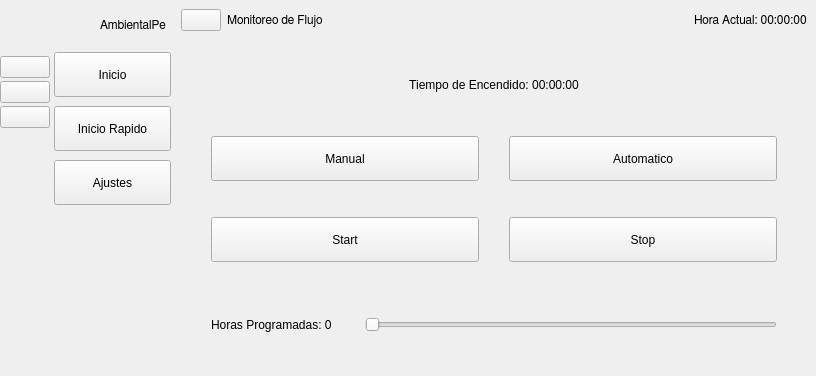
<?xml version="1.0" encoding="UTF-8"?>
<ui version="4.0">
 <class>MainWindow</class>
 <widget class="QMainWindow" name="MainWindow">
  <property name="geometry">
   <rect>
    <x>0</x>
    <y>0</y>
    <width>816</width>
    <height>376</height>
   </rect>
  </property>
  <property name="windowTitle">
   <string>MainWindow</string>
  </property>
  <widget class="QWidget" name="centralwidget">
   <layout class="QGridLayout" name="gridLayout">
    <property name="leftMargin">
     <number>0</number>
    </property>
    <property name="topMargin">
     <number>0</number>
    </property>
    <property name="rightMargin">
     <number>0</number>
    </property>
    <property name="bottomMargin">
     <number>0</number>
    </property>
    <property name="horizontalSpacing">
     <number>0</number>
    </property>
    <item row="0" column="1">
     <widget class="QWidget" name="full_menu_widget" native="true">
      <layout class="QVBoxLayout" name="verticalLayout_4">
       <property name="spacing">
        <number>12</number>
       </property>
       <property name="leftMargin">
        <number>0</number>
       </property>
       <property name="topMargin">
        <number>6</number>
       </property>
       <property name="rightMargin">
        <number>0</number>
       </property>
       <property name="bottomMargin">
        <number>0</number>
       </property>
       <item>
        <layout class="QHBoxLayout" name="horizontalLayout_2">
         <property name="leftMargin">
          <number>4</number>
         </property>
         <property name="topMargin">
          <number>4</number>
         </property>
         <property name="rightMargin">
          <number>4</number>
         </property>
         <item>
          <widget class="QLabel" name="logo_label_2">
           <property name="minimumSize">
            <size>
             <width>30</width>
             <height>30</height>
            </size>
           </property>
           <property name="maximumSize">
            <size>
             <width>30</width>
             <height>30</height>
            </size>
           </property>
           <property name="text">
            <string/>
           </property>
           <property name="pixmap">
            <pixmap resource="resorce.qrc">:/icon/icons/ambiental.png</pixmap>
           </property>
           <property name="scaledContents">
            <bool>true</bool>
           </property>
          </widget>
         </item>
         <item>
          <widget class="QLabel" name="logo_label_3">
           <property name="font">
            <font>
             <family>FreeSans</family>
            </font>
           </property>
           <property name="text">
            <string>AmbientalPe</string>
           </property>
          </widget>
         </item>
         <item>
          <spacer name="horizontalSpacer">
           <property name="orientation">
            <enum>Qt::Horizontal</enum>
           </property>
           <property name="sizeType">
            <enum>QSizePolicy::Minimum</enum>
           </property>
           <property name="sizeHint" stdset="0">
            <size>
             <width>0</width>
             <height>0</height>
            </size>
           </property>
          </spacer>
         </item>
        </layout>
       </item>
       <item>
        <layout class="QVBoxLayout" name="verticalLayout_2">
         <property name="spacing">
          <number>9</number>
         </property>
         <item>
          <widget class="QPushButton" name="inicio">
           <property name="minimumSize">
            <size>
             <width>0</width>
             <height>45</height>
            </size>
           </property>
           <property name="maximumSize">
            <size>
             <width>16777215</width>
             <height>45</height>
            </size>
           </property>
           <property name="text">
            <string>Inicio</string>
           </property>
           <property name="icon">
            <iconset resource="resorce.qrc">
             <normaloff>:/icon/icons/home-4-32.ico</normaloff>
             <normalon>:/icon/icons/home-4-48.ico</normalon>:/icon/icons/home-4-32.ico</iconset>
           </property>
           <property name="iconSize">
            <size>
             <width>18</width>
             <height>18</height>
            </size>
           </property>
           <property name="checkable">
            <bool>true</bool>
           </property>
           <property name="autoExclusive">
            <bool>true</bool>
           </property>
          </widget>
         </item>
         <item>
          <widget class="QPushButton" name="calibrar">
           <property name="minimumSize">
            <size>
             <width>0</width>
             <height>45</height>
            </size>
           </property>
           <property name="maximumSize">
            <size>
             <width>16777215</width>
             <height>45</height>
            </size>
           </property>
           <property name="text">
            <string>Inicio Rapido</string>
           </property>
           <property name="icon">
            <iconset resource="resorce.qrc">
             <normaloff>:/icon/icons/dashboard-5-32.ico</normaloff>
             <normalon>:/icon/icons/dashboard-5-48.ico</normalon>:/icon/icons/dashboard-5-32.ico</iconset>
           </property>
           <property name="iconSize">
            <size>
             <width>18</width>
             <height>18</height>
            </size>
           </property>
           <property name="checkable">
            <bool>true</bool>
           </property>
           <property name="autoExclusive">
            <bool>true</bool>
           </property>
          </widget>
         </item>
         <item>
          <widget class="QPushButton" name="configurar">
           <property name="minimumSize">
            <size>
             <width>0</width>
             <height>45</height>
            </size>
           </property>
           <property name="maximumSize">
            <size>
             <width>16777215</width>
             <height>45</height>
            </size>
           </property>
           <property name="text">
            <string>Ajustes</string>
           </property>
           <property name="icon">
            <iconset resource="resorce.qrc">
             <normaloff>:/icon/icons/activity-feed-32.ico</normaloff>
             <disabledoff>:/icon/icons/activity-feed-48.ico</disabledoff>:/icon/icons/activity-feed-32.ico</iconset>
           </property>
           <property name="iconSize">
            <size>
             <width>18</width>
             <height>18</height>
            </size>
           </property>
           <property name="checkable">
            <bool>true</bool>
           </property>
           <property name="autoExclusive">
            <bool>true</bool>
           </property>
          </widget>
         </item>
        </layout>
       </item>
       <item>
        <spacer name="verticalSpacer_2">
         <property name="orientation">
          <enum>Qt::Vertical</enum>
         </property>
         <property name="sizeHint" stdset="0">
          <size>
           <width>20</width>
           <height>179</height>
          </size>
         </property>
        </spacer>
       </item>
      </layout>
     </widget>
    </item>
    <item row="0" column="2">
     <widget class="QWidget" name="widget_3" native="true">
      <layout class="QVBoxLayout" name="verticalLayout_5">
       <property name="leftMargin">
        <number>1</number>
       </property>
       <property name="topMargin">
        <number>0</number>
       </property>
       <property name="rightMargin">
        <number>0</number>
       </property>
       <property name="bottomMargin">
        <number>0</number>
       </property>
       <item>
        <widget class="QWidget" name="widget_4" native="true">
         <layout class="QHBoxLayout" name="horizontalLayout_3">
          <item>
           <widget class="QPushButton" name="home_btn">
            <property name="text">
             <string/>
            </property>
            <property name="icon">
             <iconset resource="resorce.qrc">
              <normaloff>:/icon/icons/menuicon.png</normaloff>:/icon/icons/menuicon.png</iconset>
            </property>
            <property name="iconSize">
             <size>
              <width>32</width>
              <height>32</height>
             </size>
            </property>
            <property name="checkable">
             <bool>true</bool>
            </property>
           </widget>
          </item>
          <item>
           <widget class="QLabel" name="label_2">
            <property name="font">
             <font>
              <family>FreeSans</family>
             </font>
            </property>
            <property name="text">
             <string>Monitoreo de Flujo</string>
            </property>
           </widget>
          </item>
          <item>
           <spacer name="horizontalSpacer_3">
            <property name="orientation">
             <enum>Qt::Horizontal</enum>
            </property>
            <property name="sizeHint" stdset="0">
             <size>
              <width>326</width>
              <height>17</height>
             </size>
            </property>
           </spacer>
          </item>
          <item>
           <widget class="QLabel" name="hora_actual">
            <property name="font">
             <font>
              <family>FreeSans</family>
              <weight>50</weight>
              <italic>false</italic>
              <bold>false</bold>
             </font>
            </property>
            <property name="text">
             <string>Hora Actual: 00:00:00</string>
            </property>
           </widget>
          </item>
         </layout>
        </widget>
       </item>
       <item>
        <widget class="QStackedWidget" name="stackedWidget">
         <property name="sizePolicy">
          <sizepolicy hsizetype="Minimum" vsizetype="Preferred">
           <horstretch>0</horstretch>
           <verstretch>0</verstretch>
          </sizepolicy>
         </property>
         <property name="currentIndex">
          <number>1</number>
         </property>
         <widget class="QWidget" name="page">
          <layout class="QGridLayout" name="gridLayout_2">
           <item row="4" column="0">
            <spacer name="verticalSpacer_4">
             <property name="orientation">
              <enum>Qt::Vertical</enum>
             </property>
             <property name="sizeHint" stdset="0">
              <size>
               <width>20</width>
               <height>71</height>
              </size>
             </property>
            </spacer>
           </item>
           <item row="1" column="0">
            <widget class="QLabel" name="labelsensores">
             <property name="font">
              <font>
               <weight>75</weight>
               <italic>true</italic>
               <bold>true</bold>
              </font>
             </property>
             <property name="text">
              <string>SENSORES AMBIENTALES</string>
             </property>
             <property name="alignment">
              <set>Qt::AlignCenter</set>
             </property>
            </widget>
           </item>
           <item row="0" column="0">
            <spacer name="verticalSpacer_3">
             <property name="orientation">
              <enum>Qt::Vertical</enum>
             </property>
             <property name="sizeType">
              <enum>QSizePolicy::Maximum</enum>
             </property>
             <property name="sizeHint" stdset="0">
              <size>
               <width>20</width>
               <height>71</height>
              </size>
             </property>
            </spacer>
           </item>
           <item row="3" column="0">
            <layout class="QHBoxLayout" name="horizontalLayout_10">
             <item>
              <layout class="QVBoxLayout" name="verticalLayout_6">
               <item>
                <layout class="QHBoxLayout" name="horizontalLayout_5">
                 <item>
                  <spacer name="horizontalSpacer_4">
                   <property name="orientation">
                    <enum>Qt::Horizontal</enum>
                   </property>
                   <property name="sizeHint" stdset="0">
                    <size>
                     <width>40</width>
                     <height>20</height>
                    </size>
                   </property>
                  </spacer>
                 </item>
                 <item>
                  <widget class="QLabel" name="label_6">
                   <property name="minimumSize">
                    <size>
                     <width>100</width>
                     <height>100</height>
                    </size>
                   </property>
                   <property name="maximumSize">
                    <size>
                     <width>100</width>
                     <height>100</height>
                    </size>
                   </property>
                   <property name="styleSheet">
                    <string notr="true"/>
                   </property>
                   <property name="text">
                    <string/>
                   </property>
                   <property name="pixmap">
                    <pixmap resource="resorce.qrc">:/icon/icons/tempe.png</pixmap>
                   </property>
                   <property name="scaledContents">
                    <bool>true</bool>
                   </property>
                   <property name="alignment">
                    <set>Qt::AlignCenter</set>
                   </property>
                  </widget>
                 </item>
                 <item>
                  <spacer name="horizontalSpacer_2">
                   <property name="orientation">
                    <enum>Qt::Horizontal</enum>
                   </property>
                   <property name="sizeHint" stdset="0">
                    <size>
                     <width>40</width>
                     <height>20</height>
                    </size>
                   </property>
                  </spacer>
                 </item>
                </layout>
               </item>
               <item>
                <widget class="QLabel" name="temperatura">
                 <property name="font">
                  <font>
                   <family>FreeSans</family>
                   <pointsize>16</pointsize>
                   <weight>50</weight>
                   <italic>false</italic>
                   <bold>false</bold>
                  </font>
                 </property>
                 <property name="text">
                  <string>Temperatura: 25° C</string>
                 </property>
                 <property name="alignment">
                  <set>Qt::AlignCenter</set>
                 </property>
                </widget>
               </item>
              </layout>
             </item>
             <item>
              <layout class="QVBoxLayout" name="verticalLayout_7">
               <item>
                <layout class="QHBoxLayout" name="horizontalLayout_6">
                 <item>
                  <spacer name="horizontalSpacer_5">
                   <property name="orientation">
                    <enum>Qt::Horizontal</enum>
                   </property>
                   <property name="sizeHint" stdset="0">
                    <size>
                     <width>40</width>
                     <height>20</height>
                    </size>
                   </property>
                  </spacer>
                 </item>
                 <item>
                  <widget class="QLabel" name="label_8">
                   <property name="minimumSize">
                    <size>
                     <width>100</width>
                     <height>100</height>
                    </size>
                   </property>
                   <property name="maximumSize">
                    <size>
                     <width>100</width>
                     <height>100</height>
                    </size>
                   </property>
                   <property name="styleSheet">
                    <string notr="true"/>
                   </property>
                   <property name="text">
                    <string/>
                   </property>
                   <property name="pixmap">
                    <pixmap resource="resorce.qrc">:/icon/icons/humidity.png</pixmap>
                   </property>
                   <property name="scaledContents">
                    <bool>true</bool>
                   </property>
                   <property name="alignment">
                    <set>Qt::AlignCenter</set>
                   </property>
                  </widget>
                 </item>
                 <item>
                  <spacer name="horizontalSpacer_6">
                   <property name="orientation">
                    <enum>Qt::Horizontal</enum>
                   </property>
                   <property name="sizeHint" stdset="0">
                    <size>
                     <width>40</width>
                     <height>20</height>
                    </size>
                   </property>
                  </spacer>
                 </item>
                </layout>
               </item>
               <item>
                <widget class="QLabel" name="humedad">
                 <property name="font">
                  <font>
                   <family>FreeSans</family>
                   <pointsize>16</pointsize>
                   <weight>50</weight>
                   <italic>false</italic>
                   <bold>false</bold>
                  </font>
                 </property>
                 <property name="text">
                  <string>Humedad: 55%</string>
                 </property>
                 <property name="alignment">
                  <set>Qt::AlignCenter</set>
                 </property>
                </widget>
               </item>
              </layout>
             </item>
             <item>
              <layout class="QVBoxLayout" name="verticalLayout_8">
               <item>
                <layout class="QHBoxLayout" name="horizontalLayout_7">
                 <item>
                  <spacer name="horizontalSpacer_7">
                   <property name="orientation">
                    <enum>Qt::Horizontal</enum>
                   </property>
                   <property name="sizeHint" stdset="0">
                    <size>
                     <width>40</width>
                     <height>20</height>
                    </size>
                   </property>
                  </spacer>
                 </item>
                 <item>
                  <widget class="QLabel" name="label_9">
                   <property name="minimumSize">
                    <size>
                     <width>100</width>
                     <height>100</height>
                    </size>
                   </property>
                   <property name="maximumSize">
                    <size>
                     <width>100</width>
                     <height>100</height>
                    </size>
                   </property>
                   <property name="styleSheet">
                    <string notr="true"/>
                   </property>
                   <property name="text">
                    <string/>
                   </property>
                   <property name="pixmap">
                    <pixmap resource="resorce.qrc">:/icon/icons/flow1.png</pixmap>
                   </property>
                   <property name="scaledContents">
                    <bool>true</bool>
                   </property>
                   <property name="alignment">
                    <set>Qt::AlignCenter</set>
                   </property>
                  </widget>
                 </item>
                 <item>
                  <spacer name="horizontalSpacer_8">
                   <property name="orientation">
                    <enum>Qt::Horizontal</enum>
                   </property>
                   <property name="sizeHint" stdset="0">
                    <size>
                     <width>40</width>
                     <height>20</height>
                    </size>
                   </property>
                  </spacer>
                 </item>
                </layout>
               </item>
               <item>
                <widget class="QLabel" name="flujo">
                 <property name="font">
                  <font>
                   <family>FreeSans</family>
                   <pointsize>16</pointsize>
                   <weight>50</weight>
                   <italic>false</italic>
                   <bold>false</bold>
                  </font>
                 </property>
                 <property name="text">
                  <string>Flujo: 17 l/min</string>
                 </property>
                 <property name="alignment">
                  <set>Qt::AlignCenter</set>
                 </property>
                </widget>
               </item>
              </layout>
             </item>
            </layout>
           </item>
           <item row="2" column="0">
            <spacer name="verticalSpacer_5">
             <property name="orientation">
              <enum>Qt::Vertical</enum>
             </property>
             <property name="sizeType">
              <enum>QSizePolicy::Maximum</enum>
             </property>
             <property name="sizeHint" stdset="0">
              <size>
               <width>20</width>
               <height>40</height>
              </size>
             </property>
            </spacer>
           </item>
          </layout>
         </widget>
         <widget class="QWidget" name="page_2">
          <layout class="QGridLayout" name="gridLayout_3">
           <item row="0" column="0">
            <widget class="QLabel" name="hora">
             <property name="minimumSize">
              <size>
               <width>0</width>
               <height>0</height>
              </size>
             </property>
             <property name="maximumSize">
              <size>
               <width>16777215</width>
               <height>60</height>
              </size>
             </property>
             <property name="text">
              <string>Tiempo de Encendido: 00:00:00</string>
             </property>
             <property name="alignment">
              <set>Qt::AlignCenter</set>
             </property>
            </widget>
           </item>
           <item row="1" column="0">
            <layout class="QHBoxLayout" name="horizontalLayout_4">
             <property name="spacing">
              <number>30</number>
             </property>
             <property name="leftMargin">
              <number>30</number>
             </property>
             <property name="topMargin">
              <number>15</number>
             </property>
             <property name="rightMargin">
              <number>30</number>
             </property>
             <property name="bottomMargin">
              <number>15</number>
             </property>
             <item>
              <widget class="QPushButton" name="manual">
               <property name="minimumSize">
                <size>
                 <width>0</width>
                 <height>45</height>
                </size>
               </property>
               <property name="maximumSize">
                <size>
                 <width>16777215</width>
                 <height>45</height>
                </size>
               </property>
               <property name="text">
                <string>Manual</string>
               </property>
              </widget>
             </item>
             <item>
              <widget class="QPushButton" name="automatico">
               <property name="minimumSize">
                <size>
                 <width>0</width>
                 <height>45</height>
                </size>
               </property>
               <property name="maximumSize">
                <size>
                 <width>16777215</width>
                 <height>45</height>
                </size>
               </property>
               <property name="text">
                <string>Automatico</string>
               </property>
              </widget>
             </item>
            </layout>
           </item>
           <item row="2" column="0">
            <layout class="QHBoxLayout" name="horizontalLayout_8">
             <property name="spacing">
              <number>30</number>
             </property>
             <property name="leftMargin">
              <number>30</number>
             </property>
             <property name="topMargin">
              <number>15</number>
             </property>
             <property name="rightMargin">
              <number>30</number>
             </property>
             <property name="bottomMargin">
              <number>15</number>
             </property>
             <item>
              <widget class="QPushButton" name="start">
               <property name="minimumSize">
                <size>
                 <width>0</width>
                 <height>45</height>
                </size>
               </property>
               <property name="maximumSize">
                <size>
                 <width>16777215</width>
                 <height>45</height>
                </size>
               </property>
               <property name="text">
                <string>Start</string>
               </property>
              </widget>
             </item>
             <item>
              <widget class="QPushButton" name="stop">
               <property name="minimumSize">
                <size>
                 <width>0</width>
                 <height>45</height>
                </size>
               </property>
               <property name="maximumSize">
                <size>
                 <width>16777215</width>
                 <height>45</height>
                </size>
               </property>
               <property name="text">
                <string>Stop</string>
               </property>
              </widget>
             </item>
            </layout>
           </item>
           <item row="3" column="0">
            <layout class="QHBoxLayout" name="horizontalLayout_9">
             <property name="spacing">
              <number>30</number>
             </property>
             <property name="leftMargin">
              <number>30</number>
             </property>
             <property name="topMargin">
              <number>15</number>
             </property>
             <property name="rightMargin">
              <number>30</number>
             </property>
             <property name="bottomMargin">
              <number>15</number>
             </property>
             <item>
              <widget class="QLabel" name="timer">
               <property name="enabled">
                <bool>true</bool>
               </property>
               <property name="text">
                <string>Horas Programadas: 0 </string>
               </property>
              </widget>
             </item>
             <item>
              <widget class="QSlider" name="timeslider">
               <property name="minimumSize">
                <size>
                 <width>0</width>
                 <height>0</height>
                </size>
               </property>
               <property name="maximumSize">
                <size>
                 <width>16777215</width>
                 <height>1111111</height>
                </size>
               </property>
               <property name="maximum">
                <number>24</number>
               </property>
               <property name="orientation">
                <enum>Qt::Horizontal</enum>
               </property>
              </widget>
             </item>
            </layout>
           </item>
          </layout>
         </widget>
         <widget class="QWidget" name="page_3">
          <layout class="QGridLayout" name="gridLayout_4"/>
         </widget>
        </widget>
       </item>
      </layout>
     </widget>
    </item>
    <item row="0" column="0">
     <widget class="QWidget" name="icon_only_widget" native="true">
      <layout class="QVBoxLayout" name="verticalLayout_3">
       <property name="spacing">
        <number>15</number>
       </property>
       <property name="leftMargin">
        <number>0</number>
       </property>
       <property name="topMargin">
        <number>6</number>
       </property>
       <property name="rightMargin">
        <number>4</number>
       </property>
       <property name="bottomMargin">
        <number>0</number>
       </property>
       <item>
        <layout class="QHBoxLayout" name="horizontalLayout">
         <item>
          <widget class="QLabel" name="label">
           <property name="minimumSize">
            <size>
             <width>30</width>
             <height>30</height>
            </size>
           </property>
           <property name="maximumSize">
            <size>
             <width>30</width>
             <height>30</height>
            </size>
           </property>
           <property name="text">
            <string/>
           </property>
           <property name="pixmap">
            <pixmap resource="resorce.qrc">:/icon/icons/ambiental.png</pixmap>
           </property>
           <property name="scaledContents">
            <bool>true</bool>
           </property>
          </widget>
         </item>
        </layout>
       </item>
       <item>
        <layout class="QVBoxLayout" name="verticalLayout">
         <property name="spacing">
          <number>3</number>
         </property>
         <property name="leftMargin">
          <number>0</number>
         </property>
         <property name="topMargin">
          <number>5</number>
         </property>
         <property name="rightMargin">
          <number>0</number>
         </property>
         <property name="bottomMargin">
          <number>0</number>
         </property>
         <item>
          <widget class="QPushButton" name="iniciomin">
           <property name="minimumSize">
            <size>
             <width>50</width>
             <height>0</height>
            </size>
           </property>
           <property name="maximumSize">
            <size>
             <width>40</width>
             <height>16777215</height>
            </size>
           </property>
           <property name="text">
            <string/>
           </property>
           <property name="icon">
            <iconset resource="resorce.qrc">
             <normaloff>:/icon/icons/home-4-32.ico</normaloff>
             <normalon>:/icon/icons/home-4-48.ico</normalon>:/icon/icons/home-4-32.ico</iconset>
           </property>
           <property name="iconSize">
            <size>
             <width>20</width>
             <height>20</height>
            </size>
           </property>
           <property name="checkable">
            <bool>true</bool>
           </property>
           <property name="autoExclusive">
            <bool>true</bool>
           </property>
          </widget>
         </item>
         <item>
          <widget class="QPushButton" name="calibrarmin">
           <property name="minimumSize">
            <size>
             <width>50</width>
             <height>0</height>
            </size>
           </property>
           <property name="maximumSize">
            <size>
             <width>40</width>
             <height>16777215</height>
            </size>
           </property>
           <property name="text">
            <string/>
           </property>
           <property name="icon">
            <iconset resource="resorce.qrc">
             <normaloff>:/icon/icons/dashboard-5-32.ico</normaloff>
             <normalon>:/icon/icons/dashboard-5-48.ico</normalon>:/icon/icons/dashboard-5-32.ico</iconset>
           </property>
           <property name="iconSize">
            <size>
             <width>20</width>
             <height>20</height>
            </size>
           </property>
           <property name="checkable">
            <bool>true</bool>
           </property>
           <property name="autoExclusive">
            <bool>true</bool>
           </property>
          </widget>
         </item>
         <item>
          <widget class="QPushButton" name="configurarmin">
           <property name="minimumSize">
            <size>
             <width>50</width>
             <height>0</height>
            </size>
           </property>
           <property name="maximumSize">
            <size>
             <width>40</width>
             <height>16777215</height>
            </size>
           </property>
           <property name="text">
            <string/>
           </property>
           <property name="icon">
            <iconset resource="resorce.qrc">
             <normaloff>:/icon/icons/activity-feed-32.ico</normaloff>
             <normalon>:/icon/icons/activity-feed-48.ico</normalon>:/icon/icons/activity-feed-32.ico</iconset>
           </property>
           <property name="iconSize">
            <size>
             <width>20</width>
             <height>20</height>
            </size>
           </property>
           <property name="checkable">
            <bool>true</bool>
           </property>
           <property name="autoExclusive">
            <bool>true</bool>
           </property>
          </widget>
         </item>
        </layout>
       </item>
       <item>
        <spacer name="verticalSpacer">
         <property name="orientation">
          <enum>Qt::Vertical</enum>
         </property>
         <property name="sizeHint" stdset="0">
          <size>
           <width>20</width>
           <height>164</height>
          </size>
         </property>
        </spacer>
       </item>
      </layout>
     </widget>
    </item>
   </layout>
  </widget>
 </widget>
 <resources>
  <include location="resorce.qrc"/>
 </resources>
 <connections>
  <connection>
   <sender>home_btn</sender>
   <signal>toggled(bool)</signal>
   <receiver>icon_only_widget</receiver>
   <slot>setVisible(bool)</slot>
   <hints>
    <hint type="sourcelabel">
     <x>190</x>
     <y>32</y>
    </hint>
    <hint type="destinationlabel">
     <x>20</x>
     <y>190</y>
    </hint>
   </hints>
  </connection>
  <connection>
   <sender>home_btn</sender>
   <signal>toggled(bool)</signal>
   <receiver>full_menu_widget</receiver>
   <slot>setHidden(bool)</slot>
   <hints>
    <hint type="sourcelabel">
     <x>175</x>
     <y>27</y>
    </hint>
    <hint type="destinationlabel">
     <x>148</x>
     <y>154</y>
    </hint>
   </hints>
  </connection>
  <connection>
   <sender>iniciomin</sender>
   <signal>toggled(bool)</signal>
   <receiver>inicio</receiver>
   <slot>setChecked(bool)</slot>
   <hints>
    <hint type="sourcelabel">
     <x>28</x>
     <y>58</y>
    </hint>
    <hint type="destinationlabel">
     <x>101</x>
     <y>56</y>
    </hint>
   </hints>
  </connection>
  <connection>
   <sender>calibrarmin</sender>
   <signal>toggled(bool)</signal>
   <receiver>calibrar</receiver>
   <slot>setChecked(bool)</slot>
   <hints>
    <hint type="sourcelabel">
     <x>20</x>
     <y>89</y>
    </hint>
    <hint type="destinationlabel">
     <x>53</x>
     <y>83</y>
    </hint>
   </hints>
  </connection>
  <connection>
   <sender>configurarmin</sender>
   <signal>toggled(bool)</signal>
   <receiver>configurar</receiver>
   <slot>setChecked(bool)</slot>
   <hints>
    <hint type="sourcelabel">
     <x>8</x>
     <y>117</y>
    </hint>
    <hint type="destinationlabel">
     <x>46</x>
     <y>123</y>
    </hint>
   </hints>
  </connection>
  <connection>
   <sender>inicio</sender>
   <signal>toggled(bool)</signal>
   <receiver>iniciomin</receiver>
   <slot>setChecked(bool)</slot>
   <hints>
    <hint type="sourcelabel">
     <x>102</x>
     <y>56</y>
    </hint>
    <hint type="destinationlabel">
     <x>8</x>
     <y>56</y>
    </hint>
   </hints>
  </connection>
  <connection>
   <sender>calibrar</sender>
   <signal>toggled(bool)</signal>
   <receiver>calibrarmin</receiver>
   <slot>setChecked(bool)</slot>
   <hints>
    <hint type="sourcelabel">
     <x>88</x>
     <y>90</y>
    </hint>
    <hint type="destinationlabel">
     <x>20</x>
     <y>91</y>
    </hint>
   </hints>
  </connection>
  <connection>
   <sender>configurar</sender>
   <signal>toggled(bool)</signal>
   <receiver>configurarmin</receiver>
   <slot>setChecked(bool)</slot>
   <hints>
    <hint type="sourcelabel">
     <x>86</x>
     <y>123</y>
    </hint>
    <hint type="destinationlabel">
     <x>19</x>
     <y>119</y>
    </hint>
   </hints>
  </connection>
 </connections>
</ui>
